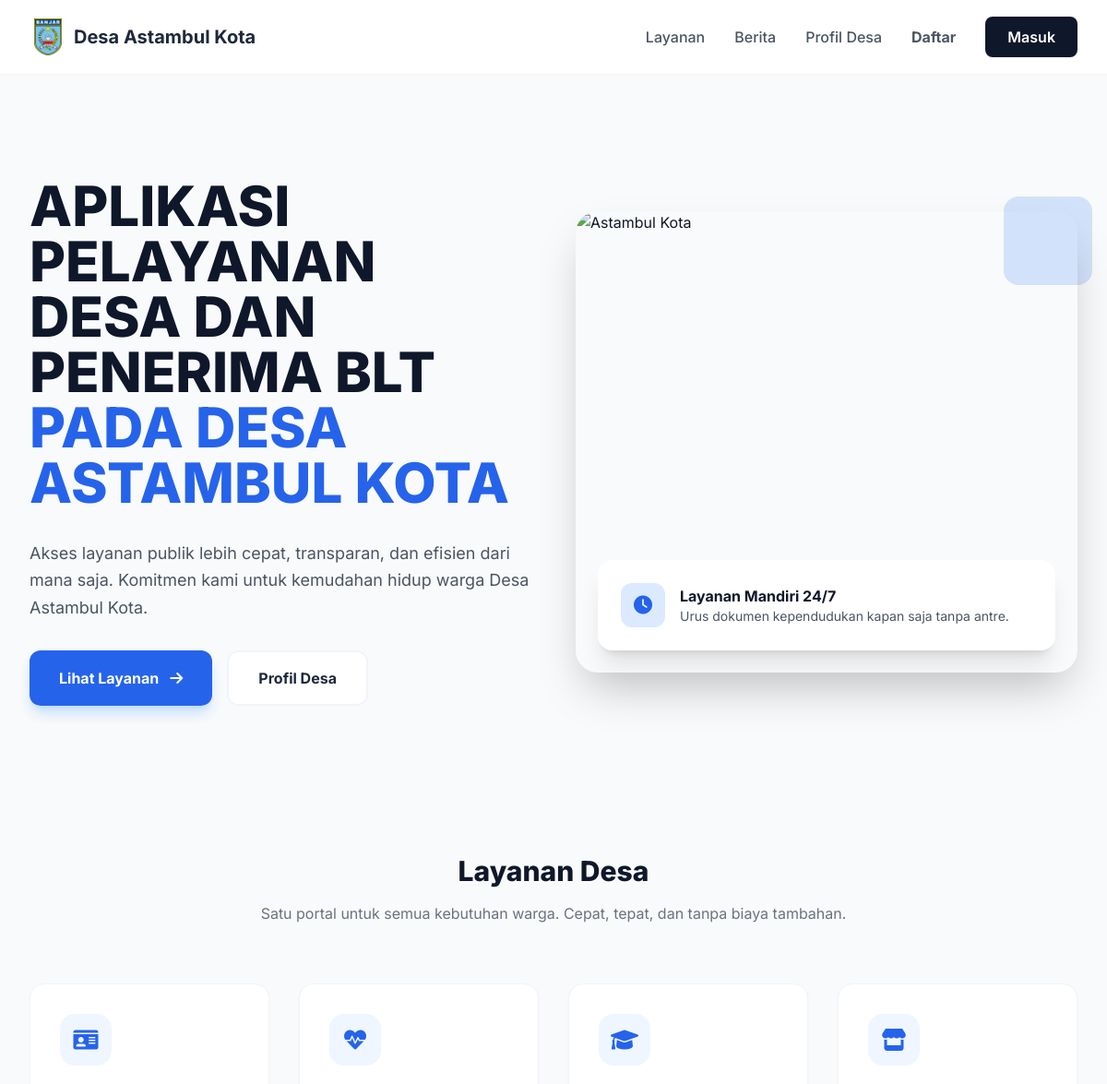
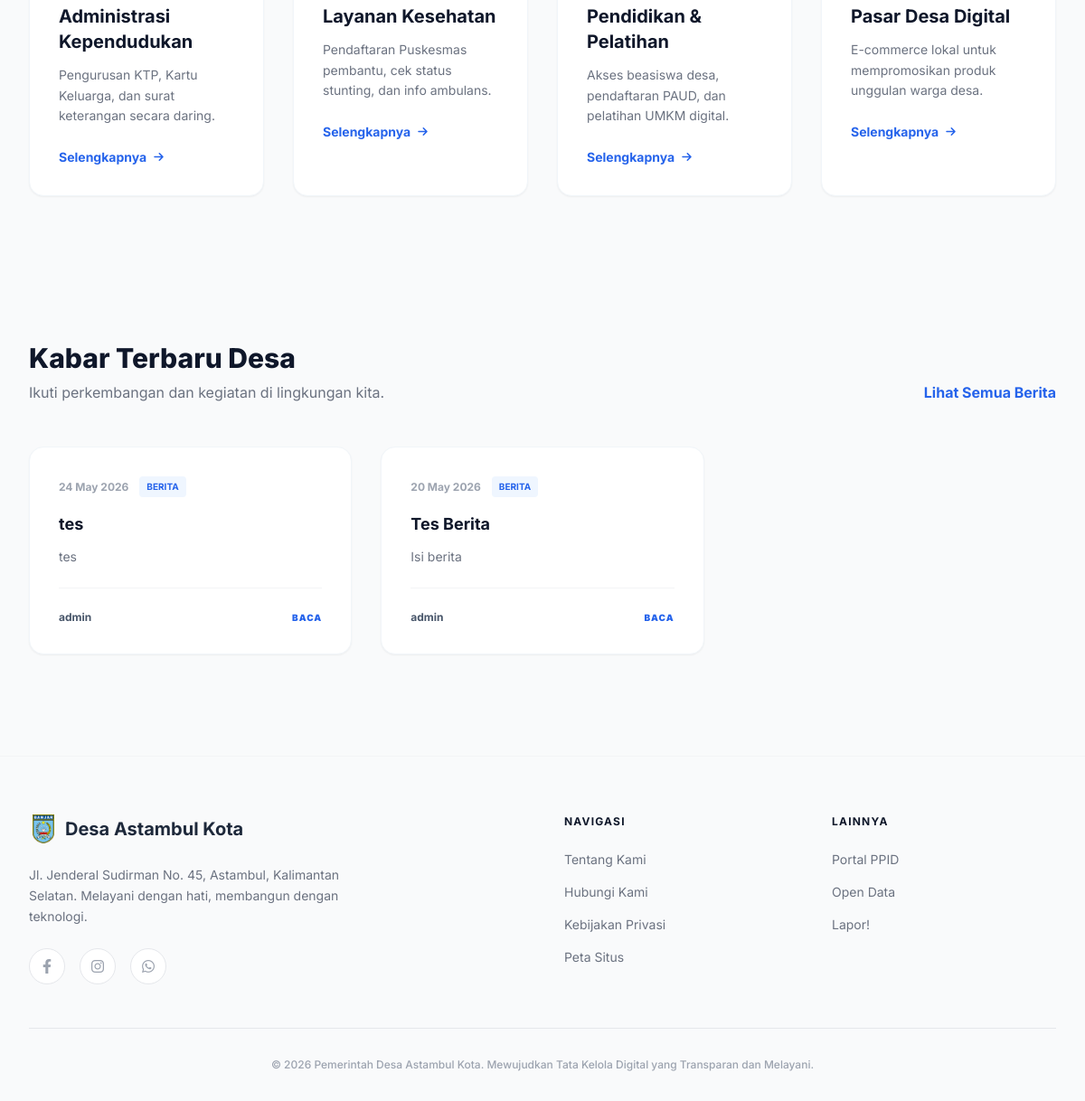
The page / on the database its author committed (2 pictures, top to bottom).
### tables this page shows
CREATE TABLE `informasi_publik` (
  `id_informasi` int NOT NULL,
  `judul` varchar(200) NOT NULL,
  `konten` text NOT NULL,
  `file_lampiran` varchar(255) DEFAULT NULL,
  `tgl_publikasi` date NOT NULL,
  `created_by` int NOT NULL,
  `created_at` datetime NOT NULL DEFAULT CURRENT_TIMESTAMP,
  `updated_at` datetime NOT NULL DEFAULT CURRENT_TIMESTAMP ON UPDATE CURRENT_TIMESTAMP
);

### app/core/Controller.php (called while the page is built, shortened)
<?php
class Controller {
    public function view($view, $data = []) {
        require_once '../app/views/' . $view . '.php';
    }
    public function model($model) {
        return new $model;
    }
}

### app/controllers/Home.php (called while the page is built)
<?php
class Home extends Controller {
    public function index() {
        $data['judul'] = 'Home';
        $data['public_page'] = true;
        $data['berita'] = $this->model('InformasiModel')->getLatestInformasi(3);
        $this->view('home/index', $data);
    }
}

### app/core/App.php (called while the page is built, shortened)
<?php
class App {
    protected $method = 'index';
    protected $params = [];
    public function __construct() {
        $this->controller = new $this->controller;
        call_user_func_array([$this->controller, $this->method], $this->params);
    }
}

### public/index.php (called while the page is built, shortened)
<?php
$app = new App;

### app/core/Database.php (called while the page is built, shortened)
<?php
class Database {
    private $host = DB_HOST;
    private $user = DB_USER;
    private $pass = DB_PASS;
    private $dbname = DB_NAME;
    private $dbh;
    private $stmt;
    public function __construct() {
        $dsn = 'mysql:host=' . $this->host . ';dbname=' . $this->dbname;
        $options = [
            PDO::ATTR_PERSISTENT => true,
            PDO::ATTR_ERRMODE => PDO::ERRMODE_EXCEPTION
        ];
        try {
            $this->dbh = new PDO($dsn, $this->user, $this->pass, $options);
        } catch (PDOException $e) {
            die($e->getMessage());
        }
    }
    public function query($sql) {
        $this->stmt = $this->dbh->prepare($sql);
    }
    public function execute() {
        return $this->stmt->execute();
    }
    public function resultSet() {
        $this->execute();
        return $this->stmt->fetchAll(PDO::FETCH_ASSOC);
    }
}

### app/models/InformasiModel.php (called while the page is built, shortened)
<?php
class InformasiModel {
    private $table = 'informasi_publik';
    private $db;
    public function __construct() {
        $this->db = new Database;
    }
    public function getLatestInformasi($limit = 3) {
        $limit = (int)$limit;
        $this->db->query('SELECT i.*, COALESCE(p.nama_petugas, \'-\') AS nama_petugas FROM ' . $this->table . ' i LEFT JOIN petugas p ON i.created_by = p.id_petugas ORDER BY i.tgl_publikasi DESC LIMIT ' . $limit);
        return $this->db->resultSet();
    }
}

### app/views/home/index.php (the view, shortened to what this page needs)
<section class="py-12 lg:py-20 flex flex-col lg:flex-row items-center gap-12">
    <div class="flex-1 space-y-8">
        <h1 class="text-5xl lg:text-6xl font-extrabold text-slate-900 leading-tight">
            APLIKASI PELAYANAN DESA DAN PENERIMA BLT<br> <span class="text-blue-600">PADA DESA ASTAMBUL KOTA</span>
        </h1>
        <p class="text-lg text-gray-600 leading-relaxed max-w-xl">
            Akses layanan publik lebih cepat, transparan, dan efisien dari mana saja. Komitmen kami untuk kemudahan hidup warga Desa Astambul Kota.
        </p>
        <div class="flex flex-wrap gap-4">
            <a href="<?= BASEURL; ?>/layanan" class="bg-blue-600 text-white px-8 py-4 rounded-xl font-bold flex items-center hover:bg-blue-700 transition shadow-lg shadow-blue-200">
                Lihat Layanan <i class="fas fa-arrow-right ml-3"></i>
            </a>
            <a href="#" class="bg-white text-slate-800 px-8 py-4 rounded-xl font-bold border-2 border-slate-100 hover:border-slate-200 transition">
                Profil Desa
            </a>
        </div>
    </div>
    <div class="flex-1 relative">
        <div class="rounded-3xl overflow-hidden shadow-2xl transform hover:scale-[1.02] transition duration-500">
            <img src="<?= BASEURL; ?>/assets/img/astambulkota.jpeg" alt="Astambul Kota" class="w-full h-[500px] object-cover">
            <div class="absolute bottom-6 left-6 right-6 bg-white/90 backdrop-blur-md p-6 rounded-2xl shadow-xl border border-white/20">
                <div class="flex items-center gap-4">
                    <div class="w-12 h-12 bg-blue-100 text-blue-600 rounded-xl flex items-center justify-center text-xl">
                        <i class="fas fa-clock"></i>
                    </div>
                    <div>
                        <h4 class="font-bold text-slate-900">Layanan Mandiri 24/7</h4>
                        <p class="text-sm text-gray-600">Urus dokumen kependudukan kapan saja tanpa antre.</p>
                    </div>
                </div>
            </div>
        </div>
    </div>
</section>
<section id="layanan" class="py-20 border-t border-gray-50">
    <div class="text-center mb-16">
        <h2 class="text-3xl font-extrabold text-slate-900 mb-4">Layanan Desa</h2>
        <p class="text-gray-500 max-w-2xl mx-auto">
            Satu portal untuk semua kebutuhan warga. Cepat, tepat, dan tanpa biaya tambahan.
        </p>
    </div>
    <div class="grid grid-cols-1 md:grid-cols-2 lg:grid-cols-4 gap-8">
        <div class="group bg-white p-8 rounded-2xl border border-slate-100 shadow-sm hover:shadow-xl hover:-translate-y-2 transition-all duration-300">
            <div class="w-14 h-14 bg-blue-50 text-blue-600 rounded-2xl flex items-center justify-center text-2xl mb-6 group-hover:bg-blue-600 group-hover:text-white transition-colors">
                <i class="fas fa-id-card"></i>
            </div>
            <h3 class="text-xl font-bold text-slate-900 mb-3">Administrasi Kependudukan</h3>
            <p class="text-gray-500 text-sm mb-6 leading-relaxed">
                Pengurusan KTP, Kartu Keluarga, dan surat keterangan secara daring.
            </p>
            <a href="<?= BASEURL; ?>/layanan" class="text-blue-600 font-bold text-sm flex items-center hover:gap-2 transition-all">
                Selengkapnya <i class="fas fa-arrow-right ml-2 text-xs"></i>
            </a>
        </div>
        <div class="group bg-white p-8 rounded-2xl border border-slate-100 shadow-sm hover:shadow-xl hover:-translate-y-2 transition-all duration-300">
            <div class="w-14 h-14 bg-blue-50 text-blue-600 rounded-2xl flex items-center justify-center text-2xl mb-6 group-hover:bg-blue-600 group-hover:text-white transition-colors">
                <i class="fas fa-heartbeat"></i>
            </div>
            <h3 class="text-xl font-bold text-slate-900 mb-3">Layanan Kesehatan</h3>
            <p class="text-gray-500 text-sm mb-6 leading-relaxed">
                Pendaftaran Puskesmas pembantu, cek status stunting, dan info ambulans.
            </p>
            <a href="#" class="text-blue-600 font-bold text-sm flex items-center hover:gap-2 transition-all">
                Selengkapnya <i class="fas fa-arrow-right ml-2 text-xs"></i>
            </a>
        </div>
        <div class="group bg-white p-8 rounded-2xl border border-slate-100 shadow-sm hover:shadow-xl hover:-translate-y-2 transition-all duration-300">
            <div class="w-14 h-14 bg-blue-50 text-blue-600 rounded-2xl flex items-center justify-center text-2xl mb-6 group-hover:bg-blue-600 group-hover:text-white transition-colors">
                <i class="fas fa-graduation-cap"></i>
            </div>
            <h3 class="text-xl font-bold text-slate-900 mb-3">Pendidikan & Pelatihan</h3>
            <p class="text-gray-500 text-sm mb-6 leading-relaxed">
                Akses beasiswa desa, pendaftaran PAUD, dan pelatihan UMKM digital.
            </p>
            <a href="#" class="text-blue-600 font-bold text-sm flex items-center hover:gap-2 transition-all">
                Selengkapnya <i class="fas fa-arrow-right ml-2 text-xs"></i>
            </a>
        </div>
        <div class="group bg-white p-8 rounded-2xl border border-slate-100 shadow-sm hover:shadow-xl hover:-translate-y-2 transition-all duration-300">
            <div class="w-14 h-14 bg-blue-50 text-blue-600 rounded-2xl flex items-center justify-center text-2xl mb-6 group-hover:bg-blue-600 group-hover:text-white transition-colors">
                <i class="fas fa-store"></i>
            </div>
            <h3 class="text-xl font-bold text-slate-900 mb-3">Pasar Desa Digital</h3>
            <p class="text-gray-500 text-sm mb-6 leading-relaxed">
                E-commerce lokal untuk mempromosikan produk unggulan warga desa.
            </p>
            <a href="#" class="text-blue-600 font-bold text-sm flex items-center hover:gap-2 transition-all">
                Selengkapnya <i class="fas fa-arrow-right ml-2 text-xs"></i>
            </a>
        </div>
    </div>
</section>
<section id="berita" class="py-20 border-t border-gray-50">
    <div class="flex justify-between items-end mb-12">
        <div>
            <h2 class="text-3xl font-extrabold text-slate-900 mb-2">Kabar Terbaru Desa</h2>
            <p class="text-gray-500">Ikuti perkembangan dan kegiatan di lingkungan kita.</p>
        </div>
        <a href="<?= BASEURL; ?>/informasi" class="text-blue-600 font-bold hover:underline">Lihat Semua Berita</a>
    </div>
    <div class="grid grid-cols-1 md:grid-cols-3 gap-8">
        <?php if (empty($data['berita'])): ?>
            <div class="col-span-full bg-white p-12 rounded-2xl border border-slate-100 text-center text-gray-500 italic">
                Belum ada berita yang dipublikasikan.
            </div>
        <?php else: ?>
            <?php foreach ($data['berita'] as $b): ?>
                <?php
                    $excerpt = trim(strip_tags($b['konten'] ?? ''));
                ?>
                <a href="<?= BASEURL; ?>/informasi/detail/<?= (int)$b['id_informasi']; ?>" class="group block bg-white p-8 rounded-2xl border border-slate-100 shadow-sm hover:shadow-xl hover:-translate-y-1 transition-all duration-300">
                    <div class="flex items-center gap-3 mb-4">
                        <span class="text-xs font-bold text-gray-400"><?= $b['tgl_publikasi'] ? date('d M Y', strtotime($b['tgl_publikasi'])) : '-'; ?></span>
                        <span class="px-2 py-1 bg-blue-50 text-blue-600 text-[10px] font-bold rounded uppercase">Berita</span>
                    </div>
                    <h3 class="text-lg font-bold text-slate-900 group-hover:text-blue-600 transition mb-3"><?= htmlspecialchars($b['judul']); ?></h3>
                    <p class="text-gray-500 text-sm"><?= htmlspecialchars($excerpt); ?></p>
                    <div class="mt-6 pt-6 border-t border-gray-100 flex items-center justify-between">
                        <span class="text-xs font-bold text-slate-600"><?= htmlspecialchars($b['nama_petugas'] ?? '-'); ?></span>
                        <span class="text-blue-600 font-black text-[10px] uppercase tracking-widest">Baca</span>
                    </div>
                </a>
            <?php endforeach; ?>
        <?php endif; ?>
    </div>
</section>

### app/views/templates/header.php (style rules this page uses)
body { font-family: 'Inter', sans-serif; }

### rows shown on the page
informasi_publik: tgl_publikasi "24 May 2026", judul "tes", konten "tes", nama_petugas "admin"
informasi_publik: tgl_publikasi "20 May 2026", judul "Tes Berita", konten "Isi berita", nama_petugas "admin"
